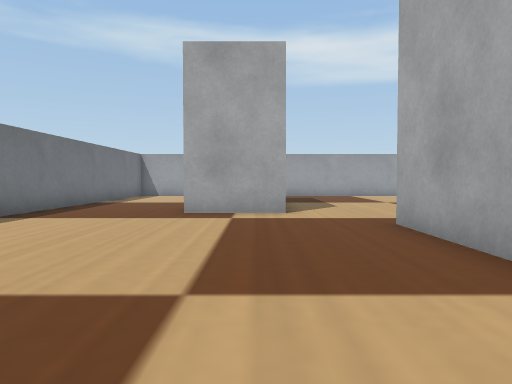
[1] (above)

16 first-person views from a walk through a Webots world. The camera is 0.04 m above the floor, tilts 2° down and sees 70° across. The floor is counted in squares, 0.05 m on a side. Each view is taken from the middle of a square. On the plan, view 1 faces up. The plan holds only what a view shows up to about 12 squares ahead; the rest is blank. The robots in the file are not drawn. Webots' stock objects and surfaces are drawn as simple stand-ins.

[2]
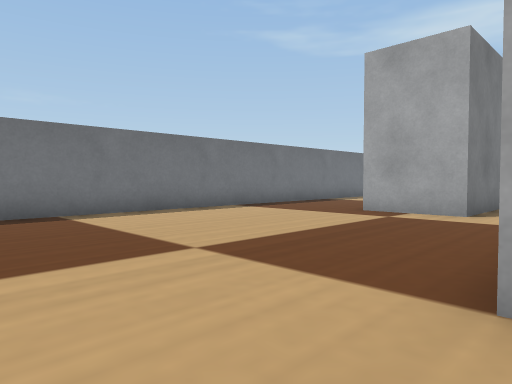

[3]
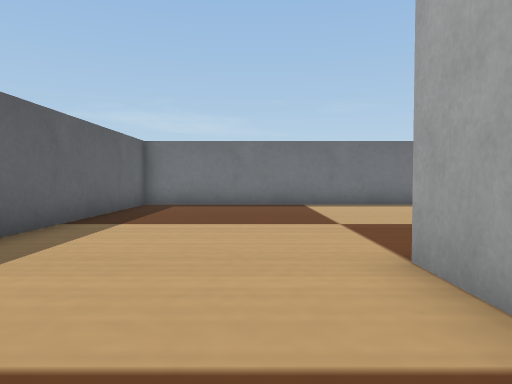

[4]
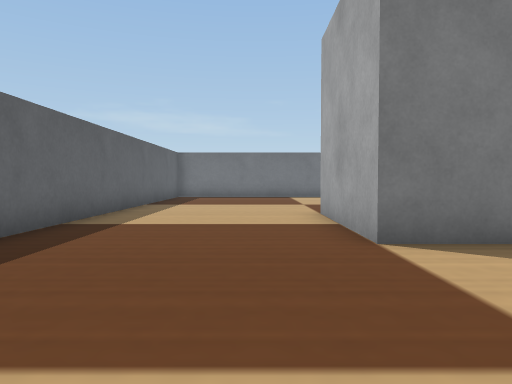

[5]
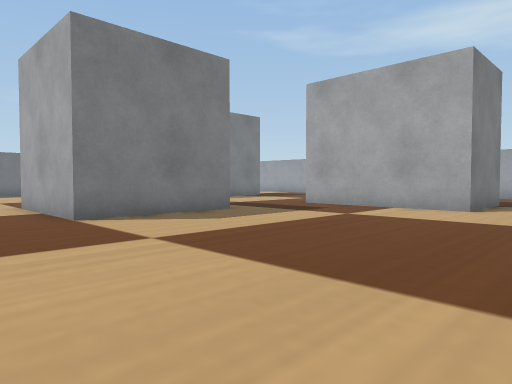

[6]
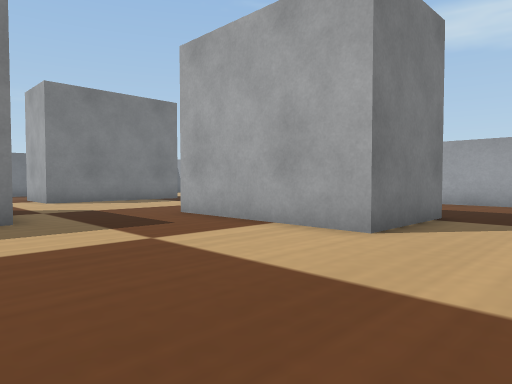

[7]
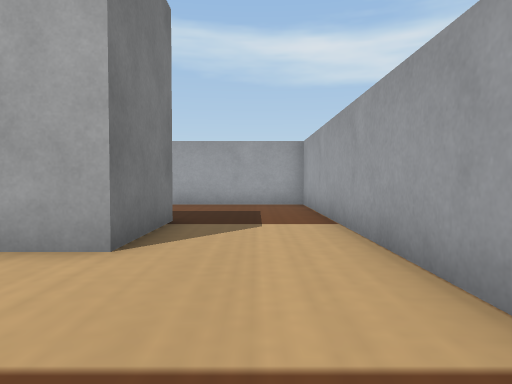

[8]
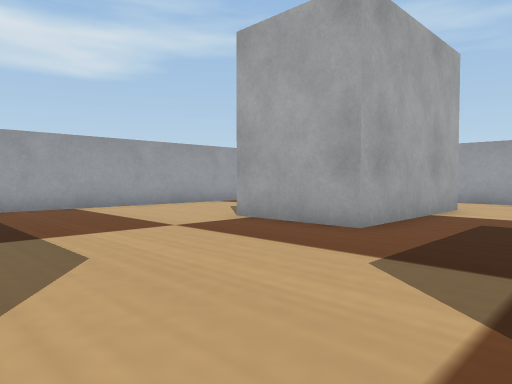

[9]
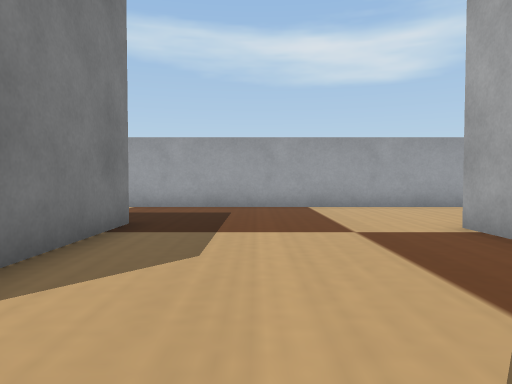

[10]
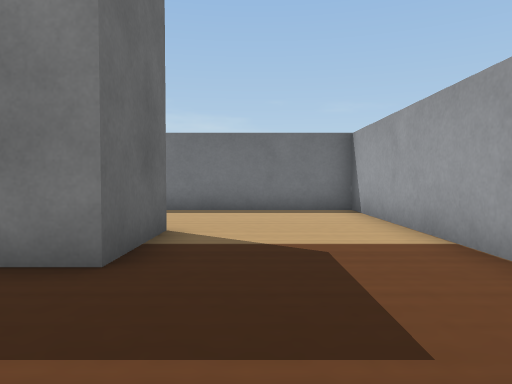

[11]
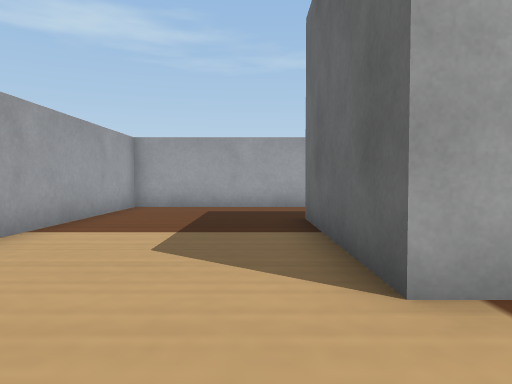

[12]
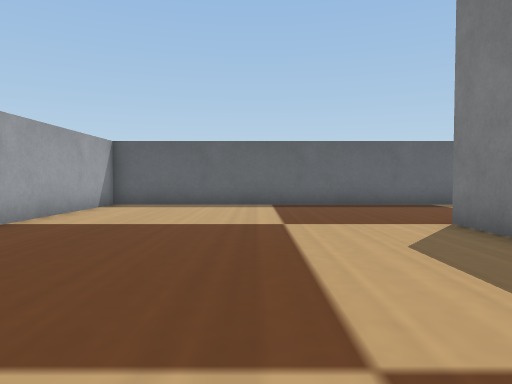

[13]
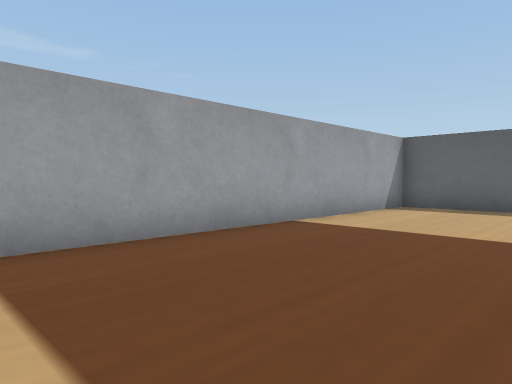

[14]
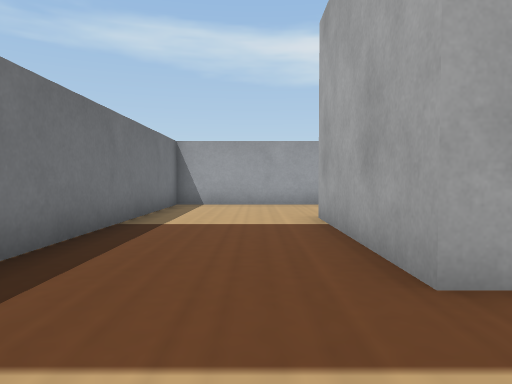

[15]
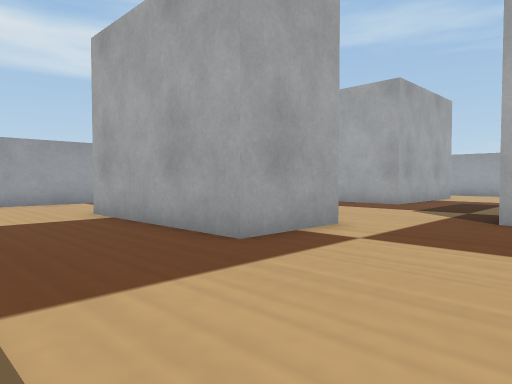

[16]
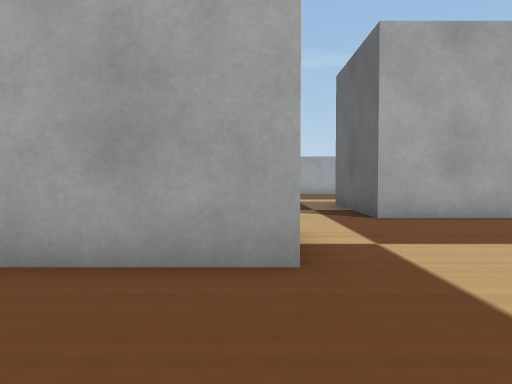

### Floor plan
Key: @ floor where view 1 was taken; # wall or solid block; . floor; B grey box.
Columns run from 6 left of view 1 to 15 right of it. Each row starts with its distance up from view 1.
 18 ######################
 17 #....................#
 16 #....................#
 15 #....................#
 14 #....................#
 13 #...BBBB.....BBBBB...#
 12 #...B  B.....B   B...#
 11 #...B  B.....B   B...#
 10 #...B  B.....BBBBB...#
  9 #...BBBB.............#
  8 #....................#
  7 #....................#
  6 #........BBBB........#
  5 #........B  B........#
  4 #........B  B........#
  3 #........BBBB........#
  2 #....................#
  1 #....................#
  0 #.....@..............#
 -1 #....................#
 -2 #....................#
 -3 ######################

Where each view was taken, in squares from view 1:
view 1: 0 up, 0 right, facing up
view 2: 0 up, 3 right, facing up-left
view 3: 1 up, 6 right, facing left
view 4: 1 up, 11 right, facing left
view 5: 0 up, 14 right, facing up-left
view 6: 5 up, 14 right, facing up-left
view 7: 6 up, 13 right, facing up
view 8: 7 up, 1 right, facing up-right
view 9: 7 up, 3 right, facing up
view 10: 15 up, 4 right, facing left
view 11: 14 up, 4 right, facing right
view 12: 9 up, 10 right, facing down
view 13: 8 up, 10 right, facing down-right
view 14: 6 up, 3 left, facing up
view 15: 5 up, 5 left, facing up-right
view 16: 9 up, 5 left, facing right
